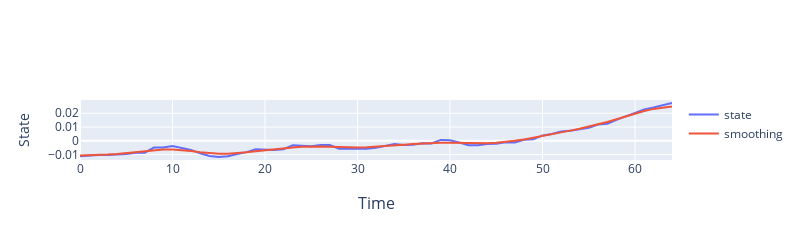

The notebook cell this image was saved under:
### Code cell
ts1 = ewstools.TimeSeries(data=dataset['A.landing-sum'], transition=65)
ts1.detrend(method='Gaussian', bandwidth=0.1)
ts2 = ewstools.TimeSeries(data=dataset['S.landing-sum'], transition=65)
ts2.detrend(method='Gaussian', bandwidth=0.1)
ts3 = ewstools.TimeSeries(data=dataset['temp'], transition=65)
ts3.detrend(method='Gaussian', bandwidth=0.1)
ts4 = ewstools.TimeSeries(data=dataset['sea_level'], transition=65)
ts4.detrend(method='Gaussian', bandwidth=0.1)
ts1.make_plotly()
ts2.make_plotly()
ts3.make_plotly()
ts4.make_plotly()
